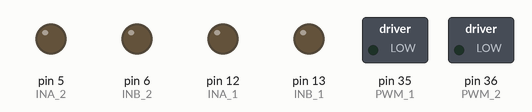
The sketch below on a simulated Arduino Mega 2560, built with avr-gcc and run on an emulated ATmega2560. On the bench: switched loads named in the sketch (green lamp = pin HIGH), output pins drawn as LEDs (lit = HIGH). What the sketch prints to the serial monitor is not drawn.

Above: at 0.1 s.
At 5.1 s:
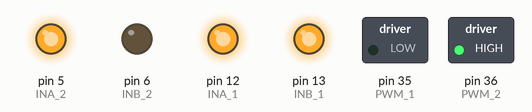
Timing chart, 0 to 6.6 s (numbered marks = the images above):
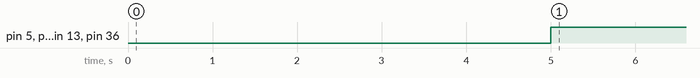

Measured:
- by itself, pin 5 (INA_2), pin 12 (INA_1), pin 13 (INB_1), pin 36 (PWM_2): LOW → HIGH at 5.0 s

The sketch:

Fetch_Motor.ino
```cpp
//This program is meant to test and control the motors on the robot, Fetch
/*
TRUTH TABLE OF THE INPUT AND OUTPUT COMBOS
------------------------------------------

INA | INB | DIAGA/ENA | DIAGB/ENB | OUTA | OUTB |         CS        | Operating Mode
---------------------------------------------------------------------------------------------
  1 |  1  |     1     |     1     |  H   |  H   |      High Imp     | Brake to Vcc
---------------------------------------------------------------------------------------------
  1 |  0  |     1     |     1     |  H   |  L   |  Isense = Iout/K  | Clockwise (CW)
---------------------------------------------------------------------------------------------
  0 |  1  |     1     |     1     |  L   |  H   |  Isense = Iout/K  | Counterclockwise (CWCW)
---------------------------------------------------------------------------------------------
  0 |  0  |     1     |     1     |  L   |  L   |      High Imp     | Braker to GND
---------------------------------------------------------------------------------------------
*/


/*--------------------------------------
  TODO: Check your pins in the program
  to the real life circuit and make
  sure everything matches

  August 5, 2016
  -Roy Xing
----------------------------------------
  Everything works now with the battery
  working full force
  the launchpad still is supplying the
  third power strip with its own power,
  but the ground is universal (shared)
  and things appear to be working fine

  However, the right motor is not
  responding, probably a wiring issue

  November 11, 2016
  -Roy Xing
----------------------------------------
  Fixed, the motor driver's soldering
  job was just iffy (the pins not always
  contacted to the PCB)

  November 13, 2016
  -Roy Xing
 --------------------------------------*/


//Motor Pins Definitions
// Right Motor Pins
#define INA_2 5
#define INB_2 6
#define PWM_2 /*PC_5*/ 36

// Left Motor Pins
#define INA_1 12
#define INB_1 13
#define PWM_1 /*PC_6*/ 35

//Enconder Pins Definitions
//Right encoder
#define Right_Encoder_PinA 33
#define Right_Encoder_PinB 34

//Left encoder
#define Left_Encoder_PinA 31
#define Left_Encoder_PinB 32

//Global Variables
//Encoder ticks
volatile long Right_Encoder_Ticks = 0;
volatile long Left_Encoder_Ticks = 0;

//Variables to read the current state of the encoder pins
volatile bool RightEncoderBSet;
volatile bool LeftEncoderBSet;
//NOTE: they are volatile (stored in RAM) due to the encoder values changing quickly

//initiate the functions before hand
void move_forward();
void move_left();
void move_right();
void move_backwards();
void stop();
void set_up_encoders();
void update_encoders();
void do_Right_Encoder();
void do_Left_Encoder();

// Function to move forward
void move_forward(){
  //Setting the CW rotation to and the Left Motor and CCW to Right Motor

  //Right Motor
  digitalWrite(INA_2, LOW);
  digitalWrite(INB_2, HIGH);
  analogWrite(PWM_2, 255);

  //Left Motor
  digitalWrite(INA_1, HIGH);
  digitalWrite(INB_1, LOW);
  analogWrite(PWM_1, 255); //255 for full speed
}

// Function to move left
//NOTE: THESE PIN OUTPUTS MAYBE BACKWARDS
void move_left(){
  //Right Motor

  digitalWrite(INA_2, HIGH);
  digitalWrite(INB_2, LOW);
  analogWrite(PWM_2, 255);

  //Left Motor
  digitalWrite(INA_1, HIGH);
  digitalWrite(INB_1, HIGH);
  analogWrite(PWM_1, 0);


  //TEST INVERSE OF THE ORIGINAL
  //Right Motor
  /*
  digitalWrite(INA_2, HIGH);
  digitalWrite(INB_2, LOW);
  analogWrite(PWM_2, 0);
  //Left Motor
  digitalWrite(INA_1, HIGH);
  digitalWrite(INB_1, HIGH);
  analogWrite(PWM_1, 0);
  */

}

// Function to move right
void move_right(){
  //Right Motor
  digitalWrite(INA_2, HIGH);
  digitalWrite(INB_2, HIGH);
  analogWrite(PWM_2, 0);

  //Left Motor
  digitalWrite(INA_1, LOW); //OG HIGH
  digitalWrite(INB_1, HIGH); //OG LOW
  analogWrite(PWM_1, 255);
}

// Function to move backwards
void move_backwards(){
  //Right Motor
  digitalWrite(INA_2, HIGH);
  digitalWrite(INB_2, LOW);
  analogWrite(PWM_2, 255);

  //Left Motor
  digitalWrite(INA_1, LOW);
  digitalWrite(INB_1, HIGH);
  analogWrite(PWM_1, 255);
}

// Function to stop
void stop(){
    //Right Motor
  digitalWrite(INA_2, HIGH);
  digitalWrite(INB_2, HIGH);
  analogWrite(PWM_2, 0);

  //Left Motor
  digitalWrite(INA_1, HIGH);
  digitalWrite(INB_1, HIGH);
  analogWrite(PWM_1, 0);
}

// Function to set up the encoders
void set_up_encoders(){
  //Note: These encoders are quadrature encoders

  //Right Encoder
  pinMode(Right_Encoder_PinA, INPUT_PULLUP); //pin A input
  pinMode(Right_Encoder_PinB, INPUT_PULLUP); //pin B input

  //Left Encoder
  pinMode(Left_Encoder_PinA, INPUT_PULLUP); //pin A input
  pinMode(Left_Encoder_PinB, INPUT_PULLUP); //pin B input

  //configure one of the encoder pins as an interrupt when a rise in pulse is detected
  attachInterrupt(Right_Encoder_PinA, do_Right_Encoder, RISING);

  //configure one of the encoder pins as an interrupt when a rise in pulse is detected
  attachInterrupt(Left_Encoder_PinA, do_Left_Encoder, RISING);
}

// Function to print the updated ticks of the encoders to the serial monitor
void update_encoders(){
  Serial.print(Left_Encoder_Ticks);
  Serial.print("\t");
  Serial.print(Right_Encoder_Ticks);
  Serial.print("\n");
}

void do_Right_Encoder(){
  //Read the input pin
  RightEncoderBSet = digitalRead(Right_Encoder_PinB);
  Right_Encoder_Ticks += RightEncoderBSet ? -1 : +1;

  /*Note: condition ? result_if_true : result_if_false, it's just syntactic sugar*/
}

void do_Left_Encoder(){
  //Read the input pin
  LeftEncoderBSet = digitalRead(Left_Encoder_PinB);
  Left_Encoder_Ticks += LeftEncoderBSet ? -1 : +1;
}

void setup(){
  //Initiate a Serial Connection through the Serial Port at a buad rate of 115200
  Serial.begin(115200);

  //Set up the Encoders
  set_up_encoders();

  //Set the Right Motor Pins as OUTPUT
  pinMode(INA_2, OUTPUT);
  pinMode(INB_2, OUTPUT);
  pinMode(PWM_2, OUTPUT);

  //Set the Left Motor Pins as OUTPUT
  pinMode(INA_1, OUTPUT);
  pinMode(INB_1, OUTPUT);
  pinMode(PWM_1, OUTPUT);
}

void loop(){
  //update the encoders
  update_encoders();

  //Move forward for 5 seconds
  //move_forward();
  //delay(5000);

  //Stop for 1 second
  //stop();
  //delay(1000);

  //Move backward for 5 seconds
  //move_backwards();
  //delay(5000);

  //Move right for 5 seconds
  //move_right(); //this moves both motors backwards
  delay(5000);

  //Move left for 5 seconds
  move_left(); //moves both servoes forward
  delay(5000);
}
```
